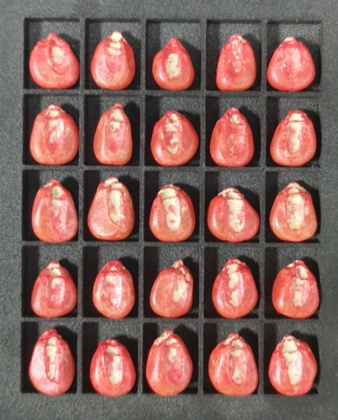
%> input picture spectral_analysis/pretreatment/zd150.jpg, 338 x 420 px, shrunk from 1445 x 1796 before the run
$ octave --eval "result = get_single_roi(rgb2gray(imread('zd150.jpg')));"   (GNU Octave 9; MATLAB toolbox functions it lacks are replaced by stand-ins)
%> lines starting %> are read from the running program, lines starting %| are printed output that depends on the picture
function [label] = get_single_roi(bw)

[label, num] = bwlabel(bw);
%> label: size 420x338 double; every value is 1
%> num = 1
num
%> num = 1
im1 = (label == 1);
%> im1: size 420x338 logical; every value is 1
figure; imshow(im1); title('object1');

for j = 1:num
    [row, col] = find(label == j);
    len = max(row) - min(row) + 2;
    breadth = max(col) - min(col) + 2;
    target = uint8(zeros(len, breadth));
    sx = min(row) - 1;
    sy = min(col) - 1;

    for i = 1:size(row, 1)
        x = row(i, 1) - sx;
        y = col(i, 1) - sy;
        target(x, y) = bw(row(i, 1), col(i, 1));
    end

    mytitle = strcat('object num: ', num2str(j));
    figure; imshow(target); title(mytitle);

end
%> this loop made 1 pass
%> (len, breadth, sx, sy, mytitle) on pass 1: (421, 339, 0, 0, 'object num:1')
%> pass 1, in get_single_roi, `imshow(target)`:
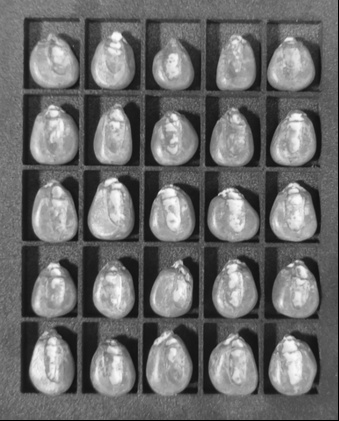
%> displayed picture: size 421x339, on the screen's scale of 0 to 255; min 0, max 252, mean 107.4

end
